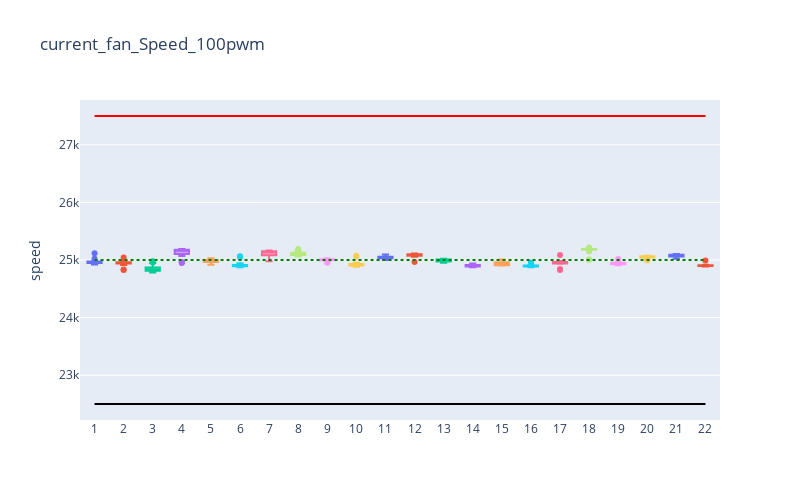

The notebook cell this image was saved under:
### Code cell
box_plot(current_fan_Speed_100pwm,upper_limit=27500,lower_limit=22500,
                 nominal=25000,name='current_fan_Speed_100pwm',plot_data='speed')
